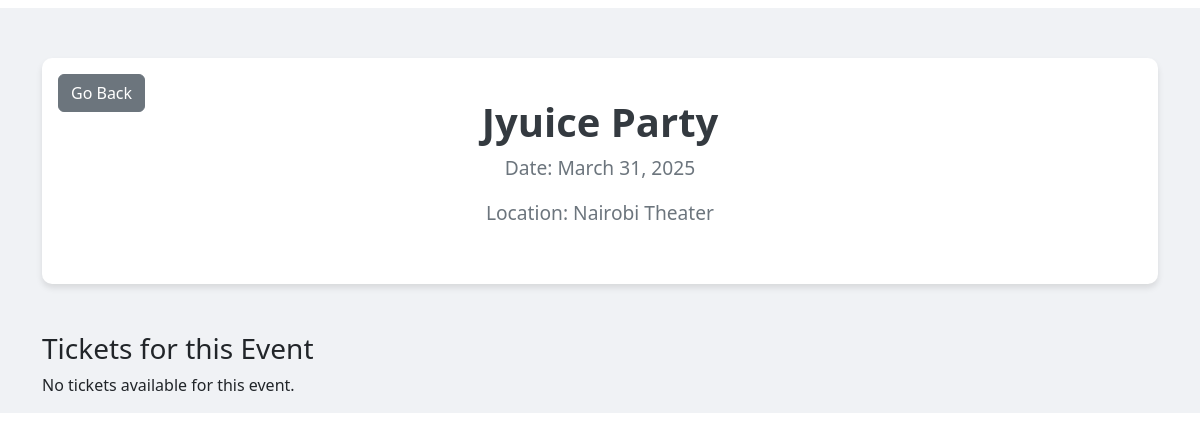
The app's page /event/1/buy-tickets/, older data.
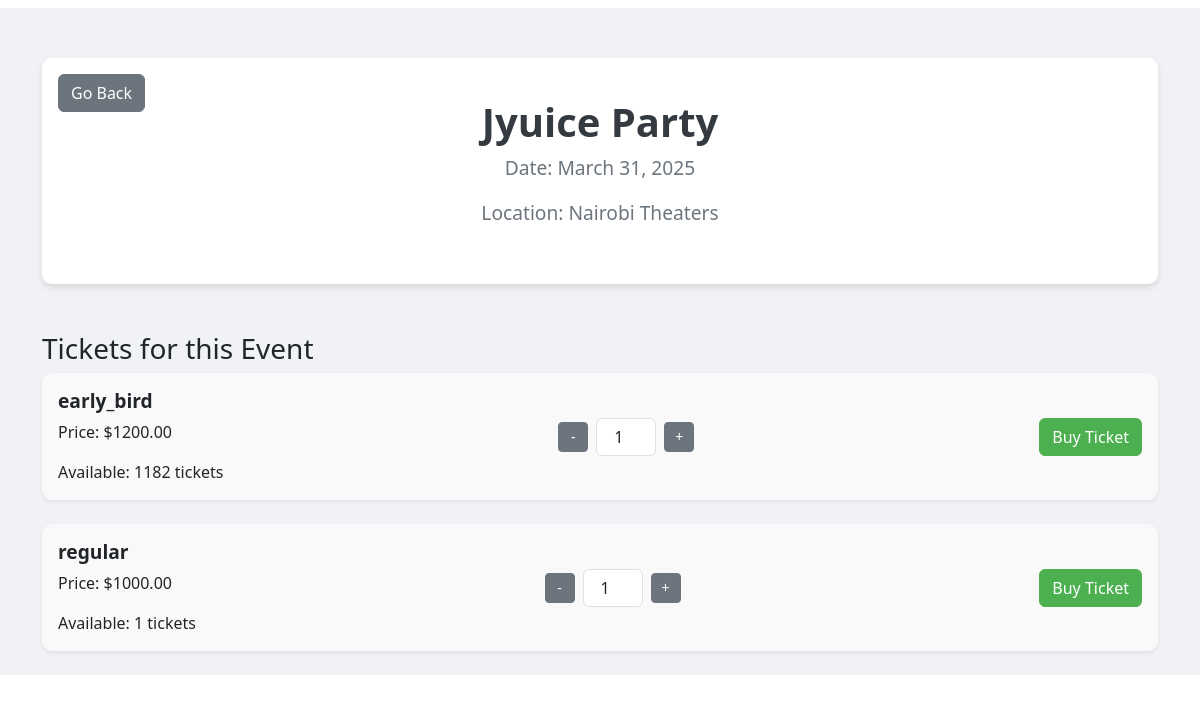
The same page, newer data.
### organizers/models.py (models this page shows, shortened)
class Event(models.Model):
    EVENT_TYPES = [
         ('Theater', 'Theater'),
        ('conference', 'Conference'),
        ('workshop', 'Workshop'),
        ('seminar', 'Seminar'),
        ('concert', 'Concert'),
        ('wedding', 'Wedding'),
        ('corporate', 'Corporate Event'),
    ]
    event_name = models.CharField(max_length=255)
    event_type = models.CharField(max_length=50, choices=EVENT_TYPES)
    event_description = models.TextField()
    event_theme = models.CharField(max_length=255, blank=True, null=True)
    event_date = models.DateTimeField()
    venue = models.CharField(max_length=255)
    setup_time = models.DateTimeField()
    breakdown_time = models.DateTimeField()
    user = models.ForeignKey(User, on_delete=models.CASCADE)  # Link event to user
    poster = models.ImageField(upload_to='event_posters/', null=True, blank=True)

class Ticket(models.Model):
    TICKET_TYPES = [
        ('regular', 'Regular'),
        ('early_bird', 'Early Bird'),
        ('vip', 'VIP'),
        ('vvip', 'VVIP'),
    ]
    event = models.ForeignKey('Event', on_delete=models.CASCADE, related_name='tickets')
    ticket_type = models.CharField(max_length=20, choices=TICKET_TYPES, default='regular')
    ticket_description = models.TextField()
    early_bird_price = models.DecimalField(max_digits=10, decimal_places=2, null=True, blank=True)
    regular_price = models.DecimalField(max_digits=10, decimal_places=2, null=True, blank=True)
    vip_price = models.DecimalField(max_digits=10, decimal_places=2, null=True, blank=True)
    vvip_price = models.DecimalField(max_digits=10, decimal_places=2, null=True, blank=True)
    total_quantity = models.PositiveIntegerField()
    available_quantity = models.PositiveIntegerField()
    min_quantity = models.PositiveIntegerField()
    max_quantity = models.PositiveIntegerField()
    early_bird_expiry_date = models.DateTimeField(null=True, blank=True)

### attendees/views.py (the view)
# urls.py: path('event/<int:event_id>/buy-tickets/', views.ticket_buying_page, name='ticket_buying_page'),
@csrf_exempt
def ticket_buying_page(request, event_id):
    event = get_object_or_404(Event, id=event_id)
    tickets = Ticket.objects.filter(event=event)
    for ticket in tickets:
        total_quantity = Order.objects.filter(ticket=ticket).aggregate(Sum('ticket_quantity'))['ticket_quantity__sum'] or 0
        ticket.available_quantity = ticket.total_quantity - total_quantity
        ticket.max_quantity = ticket.max_quantity  # Keep the max quantity unchanged, used in the frontend for validation
        if ticket.ticket_type == 'early_bird':
            ticket.ticket_price = ticket.early_bird_price
        elif ticket.ticket_type == 'regular':
            ticket.ticket_price = ticket.regular_price
        elif ticket.ticket_type == 'vip':
            ticket.ticket_price = ticket.vip_price
        elif ticket.ticket_type == 'vvip':
            ticket.ticket_price = ticket.vvip_price
    return render(request, 'ticket_buying_page.html', {'event': event, 'tickets': tickets})

### attendees/templates/ticket_buying_page.html (shortened to what this page needs)
{% extends 'master.html' %}
{% load static %}
{% block content %}
<link rel="stylesheet" href="{% static 'css/ticket_buying.css' %}">
<div class="page-background">
    <div class="container">
       <div class="event-details-container position-relative">
    <a href="{% url 'attendee_home' %}" class="btn btn-secondary position-absolute top-0 start-0 ms-3 mt-3">Go Back</a>
    <h1 class="text-center mb-2">{{ event.event_name }}</h1>
    <p class="text-center event-date">Date: {{ event.event_date|date:"F j, Y" }}</p>
    <p class="text-center event-location">Location: {{ event.venue }}</p>
</div>
        <h3 class="mt-5">Tickets for this Event</h3>
        <div class="row">
            {% for ticket in tickets %}
            <div class="col-md-12 mb-4">
                <div class="card shadow-sm border-light">
                    <div class="card-body d-flex align-items-center justify-content-between">
                        <div class="ticket-info">
                            <h5 class="card-title">{{ ticket.ticket_type }}</h5>
                            <p class="card-text">Price: ${{ ticket.ticket_price }}</p>
                            <p class="card-text">Available: {{ ticket.available_quantity }} tickets</p>
                        </div>
                        <div class="ticket-quantity d-flex align-items-center">
                            <button class="btn btn-secondary btn-sm" onclick="updateQuantity({{ ticket.id }}, 'subtract')">-</button>
                            <input
                                type="number"
                                id="ticket-quantity-{{ ticket.id }}"
                                class="form-control mx-2"
                                value="1"
                                min="1"
                                max="{{ ticket.max_quantity }}"
                                data-available-quantity="{{ ticket.available_quantity }}"
                            >
                            <button class="btn btn-secondary btn-sm" onclick="updateQuantity({{ ticket.id }}, 'add')">+</button>
                        </div>
                        <div class="buy-button">
                            <button class="btn btn-primary" onclick="openTicketModal('{{ event.event_name }}', '{{ ticket.ticket_type }}', {{ ticket.ticket_price }}, {{ ticket.id }}, {{ event.id }})">Buy Ticket</button>
                        </div>
                    </div>
                </div>
            </div>
            {% empty %}
            <p>No tickets available for this event.</p>
            {% endfor %}
        </div>
    </div>
</div>
{% endblock %}

Row changes from the older to the newer data that the page shows:
changed Event "Jyuice Party": venue "Nairobi Theater" → "Nairobi Theaters"
added Ticket: ticket_type "early_bird", ticket_price "1200.00", available_quantity "1182"
added Ticket: ticket_type "regular", ticket_price "1000.00", available_quantity "1"
Text that changed along with them:
text no longer shown: "No tickets available for this event."
